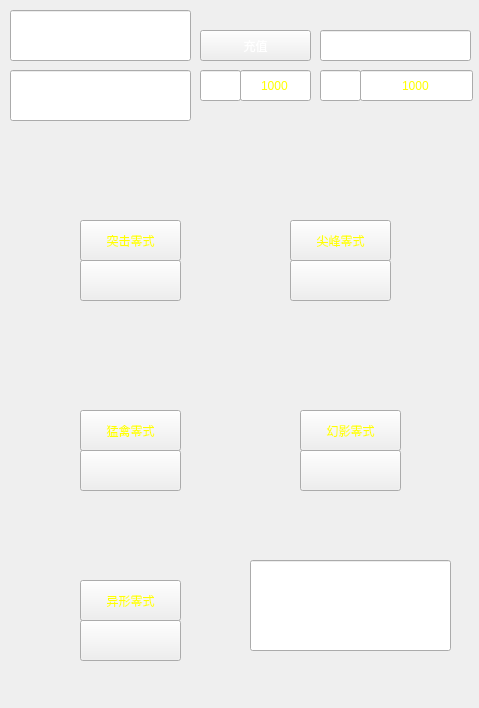
<?xml version="1.0" encoding="UTF-8"?>
<ui version="4.0">
 <class>mall</class>
 <widget class="QWidget" name="mall">
  <property name="geometry">
   <rect>
    <x>0</x>
    <y>0</y>
    <width>479</width>
    <height>708</height>
   </rect>
  </property>
  <property name="windowTitle">
   <string>Form</string>
  </property>
  <property name="styleSheet">
   <string notr="true">background-image: url(:/image/mall/background.jpg);
</string>
  </property>
  <widget class="QLineEdit" name="lineEdit">
   <property name="geometry">
    <rect>
     <x>10</x>
     <y>10</y>
     <width>181</width>
     <height>51</height>
    </rect>
   </property>
   <property name="styleSheet">
    <string notr="true">
color: rgb(255, 255, 255);  
font: 22pt &quot;Mistral&quot;;</string>
   </property>
   <property name="text">
    <string>商城系统</string>
   </property>
   <property name="cursorPosition">
    <number>4</number>
   </property>
   <property name="alignment">
    <set>Qt::AlignCenter</set>
   </property>
   <property name="readOnly">
    <bool>true</bool>
   </property>
  </widget>
  <widget class="QLabel" name="label">
   <property name="geometry">
    <rect>
     <x>90</x>
     <y>140</y>
     <width>71</width>
     <height>91</height>
    </rect>
   </property>
   <property name="styleSheet">
    <string notr="true">background-image:url(:/image/mall/i-p-01a.png)</string>
   </property>
   <property name="text">
    <string/>
   </property>
  </widget>
  <widget class="QLineEdit" name="lineEdit_2">
   <property name="geometry">
    <rect>
     <x>320</x>
     <y>30</y>
     <width>151</width>
     <height>31</height>
    </rect>
   </property>
   <property name="styleSheet">
    <string notr="true">color:rgb(255, 255, 255)</string>
   </property>
   <property name="text">
    <string>您的游戏金额￥</string>
   </property>
   <property name="alignment">
    <set>Qt::AlignCenter</set>
   </property>
   <property name="readOnly">
    <bool>true</bool>
   </property>
  </widget>
  <widget class="QLineEdit" name="lineEdit_3">
   <property name="geometry">
    <rect>
     <x>360</x>
     <y>70</y>
     <width>113</width>
     <height>31</height>
    </rect>
   </property>
   <property name="styleSheet">
    <string notr="true">color: rgb(255, 255, 0);
</string>
   </property>
   <property name="text">
    <string>1000</string>
   </property>
   <property name="alignment">
    <set>Qt::AlignCenter</set>
   </property>
   <property name="readOnly">
    <bool>true</bool>
   </property>
  </widget>
  <widget class="QLabel" name="label_2">
   <property name="geometry">
    <rect>
     <x>300</x>
     <y>140</y>
     <width>71</width>
     <height>91</height>
    </rect>
   </property>
   <property name="styleSheet">
    <string notr="true">background-image:url(:/image/mall/i-p-02a.png);
</string>
   </property>
   <property name="text">
    <string/>
   </property>
  </widget>
  <widget class="QLabel" name="label_3">
   <property name="geometry">
    <rect>
     <x>90</x>
     <y>320</y>
     <width>71</width>
     <height>91</height>
    </rect>
   </property>
   <property name="styleSheet">
    <string notr="true">background-image:url(:/image/mall/i-p-03a.png);</string>
   </property>
   <property name="text">
    <string/>
   </property>
  </widget>
  <widget class="QLabel" name="label_4">
   <property name="geometry">
    <rect>
     <x>90</x>
     <y>500</y>
     <width>81</width>
     <height>91</height>
    </rect>
   </property>
   <property name="styleSheet">
    <string notr="true">background-image:url(:/image/mall/i-p-05a.png)</string>
   </property>
   <property name="text">
    <string/>
   </property>
  </widget>
  <widget class="QLabel" name="label_5">
   <property name="geometry">
    <rect>
     <x>310</x>
     <y>320</y>
     <width>71</width>
     <height>91</height>
    </rect>
   </property>
   <property name="styleSheet">
    <string notr="true">background-image:url(:/image/mall/i-p-04a.png)</string>
   </property>
   <property name="text">
    <string/>
   </property>
  </widget>
  <widget class="QPushButton" name="plane1">
   <property name="geometry">
    <rect>
     <x>80</x>
     <y>260</y>
     <width>101</width>
     <height>41</height>
    </rect>
   </property>
   <property name="styleSheet">
    <string notr="true">color:rgb(255, 255, 0)</string>
   </property>
   <property name="text">
    <string/>
   </property>
  </widget>
  <widget class="QLineEdit" name="lineEdit_4">
   <property name="geometry">
    <rect>
     <x>250</x>
     <y>560</y>
     <width>201</width>
     <height>91</height>
    </rect>
   </property>
   <property name="styleSheet">
    <string notr="true">
color: rgb(255, 255, 255);  
font: 22pt &quot;Mistral&quot;;</string>
   </property>
   <property name="text">
    <string>敬请期待...</string>
   </property>
   <property name="cursorPosition">
    <number>7</number>
   </property>
   <property name="alignment">
    <set>Qt::AlignCenter</set>
   </property>
   <property name="readOnly">
    <bool>true</bool>
   </property>
  </widget>
  <widget class="QPushButton" name="plane2">
   <property name="geometry">
    <rect>
     <x>290</x>
     <y>260</y>
     <width>101</width>
     <height>41</height>
    </rect>
   </property>
   <property name="styleSheet">
    <string notr="true">color:rgb(255, 255, 0)</string>
   </property>
   <property name="text">
    <string/>
   </property>
  </widget>
  <widget class="QPushButton" name="plane3">
   <property name="geometry">
    <rect>
     <x>80</x>
     <y>450</y>
     <width>101</width>
     <height>41</height>
    </rect>
   </property>
   <property name="styleSheet">
    <string notr="true">color:rgb(255, 255, 0)</string>
   </property>
   <property name="text">
    <string/>
   </property>
  </widget>
  <widget class="QPushButton" name="plane4">
   <property name="geometry">
    <rect>
     <x>300</x>
     <y>450</y>
     <width>101</width>
     <height>41</height>
    </rect>
   </property>
   <property name="styleSheet">
    <string notr="true">color:rgb(255, 255, 0)</string>
   </property>
   <property name="text">
    <string/>
   </property>
  </widget>
  <widget class="QPushButton" name="plane5">
   <property name="geometry">
    <rect>
     <x>80</x>
     <y>620</y>
     <width>101</width>
     <height>41</height>
    </rect>
   </property>
   <property name="styleSheet">
    <string notr="true">color:rgb(255, 255, 0)</string>
   </property>
   <property name="text">
    <string/>
   </property>
  </widget>
  <widget class="QLineEdit" name="lineEdit_5">
   <property name="geometry">
    <rect>
     <x>10</x>
     <y>70</y>
     <width>181</width>
     <height>51</height>
    </rect>
   </property>
   <property name="styleSheet">
    <string notr="true">
color: rgb(255, 255, 255);  
font: 22pt &quot;Mistral&quot;;</string>
   </property>
   <property name="text">
    <string>点击购买</string>
   </property>
   <property name="cursorPosition">
    <number>4</number>
   </property>
   <property name="alignment">
    <set>Qt::AlignCenter</set>
   </property>
   <property name="readOnly">
    <bool>true</bool>
   </property>
  </widget>
  <widget class="QPushButton" name="plane1_2">
   <property name="geometry">
    <rect>
     <x>80</x>
     <y>220</y>
     <width>101</width>
     <height>41</height>
    </rect>
   </property>
   <property name="styleSheet">
    <string notr="true">color:rgb(255, 255, 0)</string>
   </property>
   <property name="text">
    <string>突击零式</string>
   </property>
  </widget>
  <widget class="QPushButton" name="plane1_3">
   <property name="geometry">
    <rect>
     <x>290</x>
     <y>220</y>
     <width>101</width>
     <height>41</height>
    </rect>
   </property>
   <property name="styleSheet">
    <string notr="true">color:rgb(255, 255, 0)</string>
   </property>
   <property name="text">
    <string>尖峰零式</string>
   </property>
  </widget>
  <widget class="QPushButton" name="plane1_4">
   <property name="geometry">
    <rect>
     <x>300</x>
     <y>410</y>
     <width>101</width>
     <height>41</height>
    </rect>
   </property>
   <property name="styleSheet">
    <string notr="true">color:rgb(255, 255, 0)</string>
   </property>
   <property name="text">
    <string>幻影零式</string>
   </property>
  </widget>
  <widget class="QPushButton" name="plane1_5">
   <property name="geometry">
    <rect>
     <x>80</x>
     <y>410</y>
     <width>101</width>
     <height>41</height>
    </rect>
   </property>
   <property name="styleSheet">
    <string notr="true">color:rgb(255, 255, 0)</string>
   </property>
   <property name="text">
    <string>猛禽零式</string>
   </property>
  </widget>
  <widget class="QPushButton" name="plane1_6">
   <property name="geometry">
    <rect>
     <x>80</x>
     <y>580</y>
     <width>101</width>
     <height>41</height>
    </rect>
   </property>
   <property name="styleSheet">
    <string notr="true">color:rgb(255, 255, 0)</string>
   </property>
   <property name="text">
    <string>异形零式</string>
   </property>
  </widget>
  <widget class="QLineEdit" name="lineEdit_6">
   <property name="geometry">
    <rect>
     <x>320</x>
     <y>70</y>
     <width>41</width>
     <height>31</height>
    </rect>
   </property>
   <property name="styleSheet">
    <string notr="true">color: rgb(255, 255, 0);
background-image: url(:/image/mall/money.png);
</string>
   </property>
   <property name="text">
    <string/>
   </property>
   <property name="alignment">
    <set>Qt::AlignCenter</set>
   </property>
   <property name="readOnly">
    <bool>true</bool>
   </property>
  </widget>
  <widget class="QPushButton" name="pay">
   <property name="geometry">
    <rect>
     <x>200</x>
     <y>30</y>
     <width>111</width>
     <height>31</height>
    </rect>
   </property>
   <property name="styleSheet">
    <string notr="true">color:rgb(255, 255, 255)</string>
   </property>
   <property name="text">
    <string>充值</string>
   </property>
  </widget>
  <widget class="QLineEdit" name="lineEdit_8">
   <property name="geometry">
    <rect>
     <x>200</x>
     <y>70</y>
     <width>41</width>
     <height>31</height>
    </rect>
   </property>
   <property name="styleSheet">
    <string notr="true">color: rgb(255, 255, 0);
background-image: url(:/image/mall/money.png);
</string>
   </property>
   <property name="text">
    <string/>
   </property>
   <property name="alignment">
    <set>Qt::AlignCenter</set>
   </property>
   <property name="readOnly">
    <bool>true</bool>
   </property>
  </widget>
  <widget class="QLineEdit" name="lineEdit_7">
   <property name="geometry">
    <rect>
     <x>240</x>
     <y>70</y>
     <width>71</width>
     <height>31</height>
    </rect>
   </property>
   <property name="styleSheet">
    <string notr="true">color: rgb(255, 255, 0);
</string>
   </property>
   <property name="text">
    <string>1000</string>
   </property>
   <property name="alignment">
    <set>Qt::AlignCenter</set>
   </property>
   <property name="readOnly">
    <bool>true</bool>
   </property>
  </widget>
 </widget>
 <resources/>
 <connections/>
</ui>
